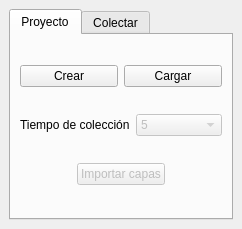
<?xml version="1.0" encoding="UTF-8"?>
<ui version="4.0">
 <class>ColectorGPSDockWidgetBase</class>
 <widget class="QDockWidget" name="ColectorGPSDockWidgetBase">
  <property name="geometry">
   <rect>
    <x>0</x>
    <y>0</y>
    <width>242</width>
    <height>229</height>
   </rect>
  </property>
  <property name="windowTitle">
   <string>Colector de datos</string>
  </property>
  <widget class="QWidget" name="dockWidgetContents">
   <layout class="QGridLayout" name="gridLayout">
    <item row="0" column="0">
     <widget class="QTabWidget" name="tabWidget">
      <property name="currentIndex">
       <number>0</number>
      </property>
      <widget class="QWidget" name="tabWidgetPage1">
       <attribute name="title">
        <string>Proyecto</string>
       </attribute>
       <layout class="QGridLayout" name="gridLayout_2">
        <item row="0" column="0">
         <layout class="QHBoxLayout" name="horizontalLayout">
          <item>
           <widget class="QPushButton" name="crearProyecto">
            <property name="text">
             <string>Crear</string>
            </property>
           </widget>
          </item>
          <item>
           <widget class="QPushButton" name="cargarProyecto">
            <property name="text">
             <string>Cargar</string>
            </property>
           </widget>
          </item>
         </layout>
        </item>
        <item row="1" column="0">
         <layout class="QHBoxLayout" name="horizontalLayout_3">
          <item>
           <widget class="QLabel" name="label_2">
            <property name="maximumSize">
             <size>
              <width>16777215</width>
              <height>15</height>
             </size>
            </property>
            <property name="text">
             <string>Tiempo de colección</string>
            </property>
           </widget>
          </item>
          <item>
           <widget class="QComboBox" name="tiempoColeccion">
            <property name="enabled">
             <bool>false</bool>
            </property>
            <item>
             <property name="text">
              <string>5</string>
             </property>
            </item>
            <item>
             <property name="text">
              <string>10</string>
             </property>
            </item>
            <item>
             <property name="text">
              <string>20</string>
             </property>
            </item>
            <item>
             <property name="text">
              <string>30</string>
             </property>
            </item>
            <item>
             <property name="text">
              <string>40</string>
             </property>
            </item>
            <item>
             <property name="text">
              <string>50</string>
             </property>
            </item>
            <item>
             <property name="text">
              <string>60</string>
             </property>
            </item>
            <item>
             <property name="text">
              <string>120</string>
             </property>
            </item>
           </widget>
          </item>
         </layout>
        </item>
        <item row="2" column="0">
         <layout class="QHBoxLayout" name="horizontalLayout_2">
          <item>
           <spacer name="horizontalSpacer">
            <property name="orientation">
             <enum>Qt::Horizontal</enum>
            </property>
            <property name="sizeHint" stdset="0">
             <size>
              <width>40</width>
              <height>20</height>
             </size>
            </property>
           </spacer>
          </item>
          <item>
           <widget class="QPushButton" name="btnImportarCapas">
            <property name="enabled">
             <bool>false</bool>
            </property>
            <property name="text">
             <string>Importar capas</string>
            </property>
           </widget>
          </item>
          <item>
           <spacer name="horizontalSpacer_2">
            <property name="orientation">
             <enum>Qt::Horizontal</enum>
            </property>
            <property name="sizeHint" stdset="0">
             <size>
              <width>40</width>
              <height>20</height>
             </size>
            </property>
           </spacer>
          </item>
         </layout>
        </item>
       </layout>
      </widget>
      <widget class="QWidget" name="tabWidgetPage2">
       <property name="enabled">
        <bool>false</bool>
       </property>
       <attribute name="title">
        <string>Colectar</string>
       </attribute>
       <layout class="QGridLayout" name="gridLayout_3">
        <item row="0" column="0">
         <widget class="QPushButton" name="btnubicar">
          <property name="sizePolicy">
           <sizepolicy hsizetype="Minimum" vsizetype="Fixed">
            <horstretch>0</horstretch>
            <verstretch>0</verstretch>
           </sizepolicy>
          </property>
          <property name="font">
           <font>
            <pointsize>9</pointsize>
           </font>
          </property>
          <property name="text">
           <string>Ubicar</string>
          </property>
          <property name="autoDefault">
           <bool>false</bool>
          </property>
         </widget>
        </item>
        <item row="0" column="1">
         <widget class="QPushButton" name="btnubicarycentrar">
          <property name="sizePolicy">
           <sizepolicy hsizetype="Minimum" vsizetype="Fixed">
            <horstretch>0</horstretch>
            <verstretch>0</verstretch>
           </sizepolicy>
          </property>
          <property name="font">
           <font>
            <pointsize>9</pointsize>
           </font>
          </property>
          <property name="text">
           <string>Colectar</string>
          </property>
         </widget>
        </item>
        <item row="1" column="0" colspan="2">
         <widget class="QgsMapLayerComboBox" name="mMapLayerComboBox">
          <property name="sizePolicy">
           <sizepolicy hsizetype="Minimum" vsizetype="Fixed">
            <horstretch>0</horstretch>
            <verstretch>0</verstretch>
           </sizepolicy>
          </property>
          <property name="currentText">
           <string/>
          </property>
         </widget>
        </item>
        <item row="2" column="0">
         <widget class="QPushButton" name="btnendGeometry">
          <property name="enabled">
           <bool>false</bool>
          </property>
          <property name="text">
           <string>Terminar</string>
          </property>
         </widget>
        </item>
        <item row="2" column="1">
         <widget class="QPushButton" name="btnaddVertice">
          <property name="enabled">
           <bool>false</bool>
          </property>
          <property name="text">
           <string>Vértice</string>
          </property>
         </widget>
        </item>
        <item row="3" column="0" colspan="2">
         <widget class="QTableWidget" name="tableVertices">
          <property name="enabled">
           <bool>false</bool>
          </property>
          <property name="sizePolicy">
           <sizepolicy hsizetype="Expanding" vsizetype="Expanding">
            <horstretch>0</horstretch>
            <verstretch>0</verstretch>
           </sizepolicy>
          </property>
          <property name="minimumSize">
           <size>
            <width>200</width>
            <height>50</height>
           </size>
          </property>
          <property name="maximumSize">
           <size>
            <width>300</width>
            <height>100</height>
           </size>
          </property>
          <property name="frameShape">
           <enum>QFrame::StyledPanel</enum>
          </property>
          <property name="frameShadow">
           <enum>QFrame::Sunken</enum>
          </property>
          <property name="lineWidth">
           <number>5</number>
          </property>
          <property name="dragEnabled">
           <bool>true</bool>
          </property>
          <property name="rowCount">
           <number>0</number>
          </property>
          <property name="columnCount">
           <number>4</number>
          </property>
          <column>
           <property name="text">
            <string>#</string>
           </property>
          </column>
          <column>
           <property name="text">
            <string>Latitud</string>
           </property>
          </column>
          <column>
           <property name="text">
            <string>Longitud</string>
           </property>
          </column>
          <column>
           <property name="text">
            <string>Altura</string>
           </property>
          </column>
         </widget>
        </item>
       </layout>
      </widget>
     </widget>
    </item>
   </layout>
  </widget>
 </widget>
 <customwidgets>
  <customwidget>
   <class>QgsMapLayerComboBox</class>
   <extends>QComboBox</extends>
   <header>qgsmaplayercombobox.h</header>
  </customwidget>
 </customwidgets>
 <resources/>
 <connections/>
</ui>
